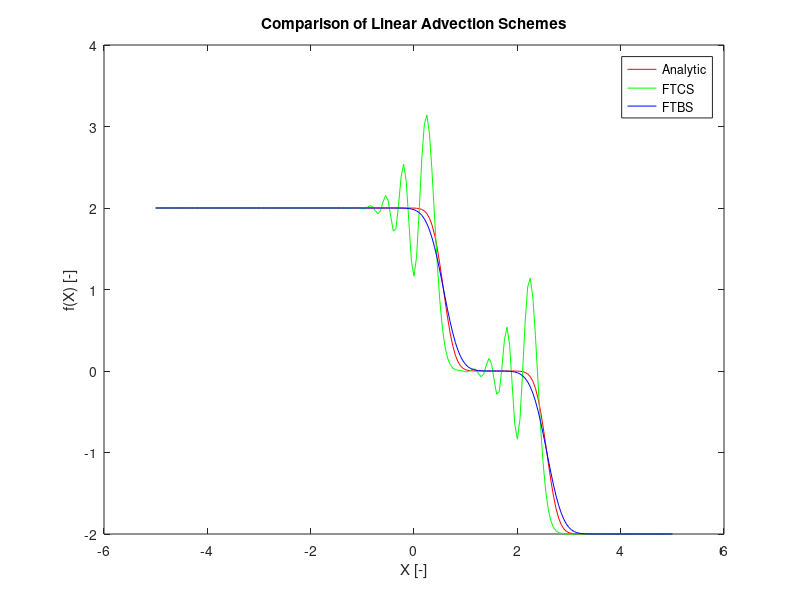

Write MATLAB code to recreate this figure.
%% Numerical Solutions to the Convection equation
%
%       df/dt + U*(df/dx) = 0
function problem2()
clear; clc;
%% Set constants, problem space

U = pi;
dt = 0.01; tf = 0.5;
nt = (tf / dt);
dx = 0.05;
x = -5:dx:5;
N = length(x) - 1;

% Initial condition
f_init = exact(x,0,U);
% Final analytic solution
f_analytic = exact(x,tf,U);
% Check for numerical stability
C_0 = U * dt / dx;
if C_0 > 1
    disp(['Warning, C_0 = ', num2str(C_0, 3), ' your solution is numerically unstable!']);
else 
    disp(['C_0 = ', num2str(C_0,3)]);
end


%% Solve using FTBS and FTCS method
f_ftbs = f_init;
f_ftcs = f_init;
f_save_forward = f_ftbs;
f_save_central = f_ftcs;
for i=1:nt
    for j=2:N-1
       f_ftbs(j) = f_save_forward(j-1)*C_0 + (1-C_0)*f_save_forward(j);
       f_ftcs(j) = (C_0*0.5)*f_save_central(j-1) + f_save_central(j) - (C_0*0.5)*f_save_central(j+1);
    end
    f_save_forward = f_ftbs;
    f_save_central = f_ftcs;
end
figure(1)
plot(x, f_analytic, 'r', x, f_ftcs, 'g', x, f_ftbs, 'b')
title(['Comparison of Linear Advection Schemes'])
xlabel(['X [-]'])
ylabel(['f(X) [-]'])
legend('Analytic', 'FTCS', 'FTBS')
saveas(gcf,['./writeup/p2_compare_schemes.png'])

end

function f= exact(x,t,U)
    %% get exact solution f(x,t)
    f = (erf((1-(x-U*t))/0.25) - erf((1+(x-U*t))/0.25));
end